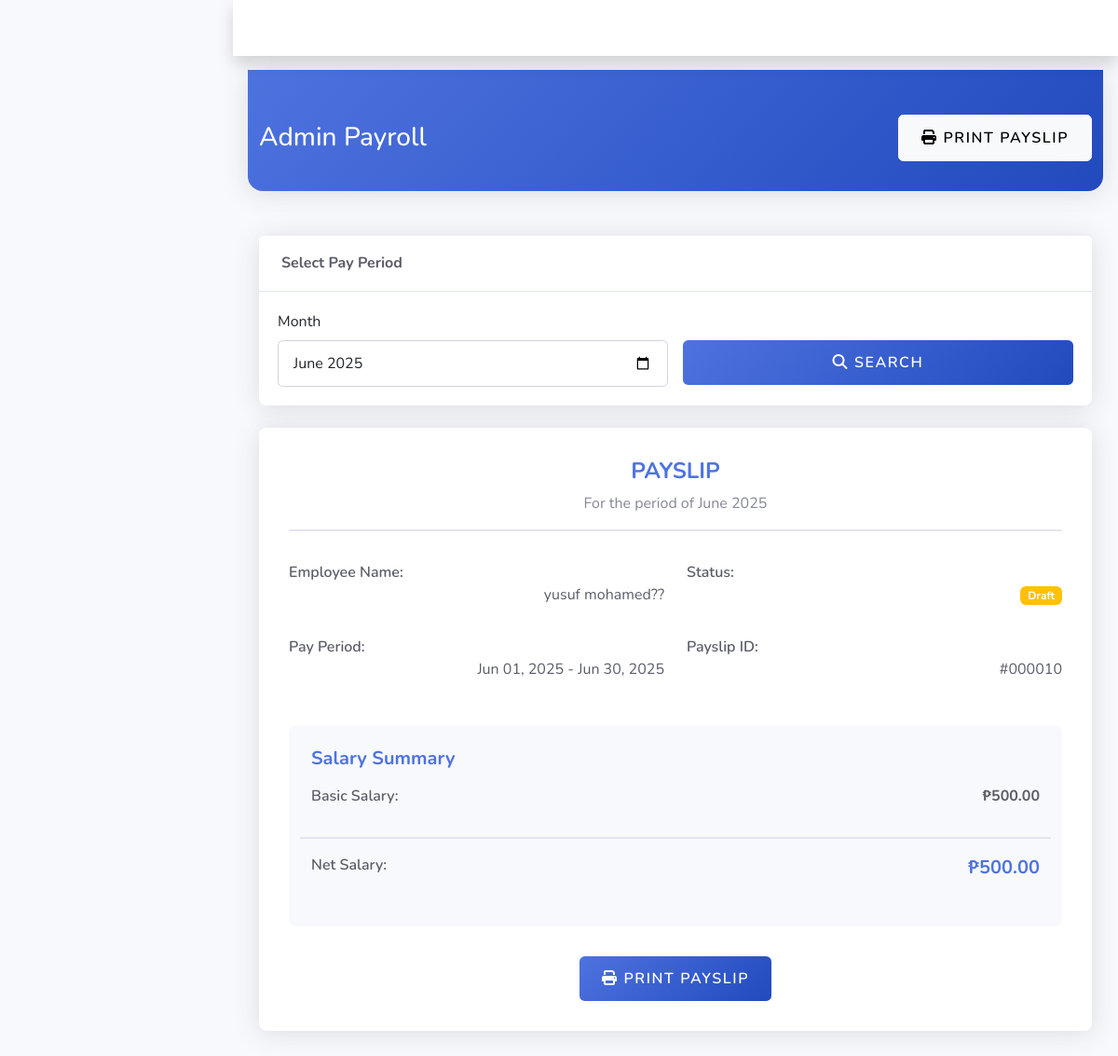
/dashboard/payroll.php (signed in), run on the app's committed database.
### tables this page shows
CREATE TABLE `payroll` (
  `payroll_id` int(11) NOT NULL,
  `employee_id` int(11) NOT NULL,
  `period_id` int(11) NOT NULL,
  `basic_salary` decimal(10,2) NOT NULL,
  `gross_salary` decimal(10,2) NOT NULL DEFAULT 0.00,
  `net_salary` decimal(10,2) NOT NULL DEFAULT 0.00,
  `status` enum('draft','approved','paid','cancelled') DEFAULT 'draft',
  `created_at` timestamp NOT NULL DEFAULT current_timestamp(),
  `updated_at` timestamp NOT NULL DEFAULT current_timestamp() ON UPDATE current_timestamp()
);

CREATE TABLE `payroll_periods` (
  `period_id` int(11) NOT NULL,
  `start_date` date NOT NULL,
  `end_date` date NOT NULL,
  `status` enum('draft','processing','completed','cancelled') DEFAULT 'draft',
  `created_by` int(11) DEFAULT NULL,
  `created_at` timestamp NOT NULL DEFAULT current_timestamp(),
  `updated_at` timestamp NOT NULL DEFAULT current_timestamp() ON UPDATE current_timestamp()
);

### dashboard/payroll.php (the view, shortened to what this page needs)
<?php
require_once '../config/database.php';
$current_month = isset($_GET['month']) ? $_GET['month'] : date('Y-m');
$role = $_SESSION['role'];
try {
    if ($role === 'admin') {
        $query = "
            SELECT
                p.*,
                CONCAT(e.first_name, ' ', e.last_name) as employee_name,
                d.dept_name as department,
                pp.start_date,
                pp.end_date,
                COALESCE(pa.amount, 0) as bonus_amount
            FROM payroll p
            JOIN employees e ON p.employee_id = e.emp_id
            JOIN departments d ON e.dept_id = d.dept_id
            JOIN payroll_periods pp ON p.period_id = pp.period_id
            LEFT JOIN payroll_adjustments pa ON p.payroll_id = pa.payroll_id AND pa.adjustment_type = 'bonus'
            WHERE DATE_FORMAT(pp.start_date, '%Y-%m') = ?
            ORDER BY pp.start_date DESC, p.created_at DESC
        ";
        $stmt = $pdo->prepare($query);
        $stmt->execute([$current_month]);
        $payrolls = $stmt->fetchAll();
    }
} catch (PDOException $e) {
    $error = "Error fetching payroll data: " . $e->getMessage();
}
?>
<!DOCTYPE html>
<html lang="en">
<head>
    <link href="https://cdn.jsdelivr.net/npm/bootstrap@5.3.2/dist/css/bootstrap.min.css" rel="stylesheet">
    <link rel="stylesheet" href="https://cdnjs.cloudflare.com/ajax/libs/font-awesome/6.4.0/css/all.min.css">
    <link rel="stylesheet" href="../assets/css/dashboard.css">
</head>
<body>
    <div class="main-content" id="main-content">
        <?php include 'includes/topbar.php'; ?>
        <div class="page-header">
            <div class="container-fluid">
                <div class="d-flex justify-content-between align-items-center">
                    <h1 class="h3 mb-0 text-white"><?php echo ucfirst($role); ?> Payroll</h1>
                    <div>
                        <button class="btn btn-light" onclick="window.print()">
                            <i class="fas fa-print"></i> Print Payslip
                        </button>
                    </div>
                </div>
            </div>
        </div>
        <div class="container-fluid">
            <div class="card mb-4">
                <div class="card-header">
                    <h6 class="m-0 font-weight-bold">Select Pay Period</h6>
                </div>
                <div class="card-body">
                    <form method="GET" class="row g-3">
                        <div class="col-md-6">
                            <label class="form-label">Month</label>
                            <input type="month" class="form-control" name="month" value="<?php echo $current_month; ?>">
                        </div>
                        <div class="col-md-6">
                            <label class="form-label">&nbsp;</label>
                            <button type="submit" class="btn btn-primary w-100">
                                <i class="fas fa-search"></i> Search
                            </button>
                        </div>
                    </form>
                </div>
            </div>
            <?php if (count($payrolls) > 0): ?>
                <?php foreach ($payrolls as $payroll): ?>
                    <div class="payslip">
                        <div class="payslip-header">
                            <h4>PAYSLIP</h4>
                            <p>For the period of <?php echo date('F Y', strtotime($payroll['start_date'])); ?></p>
                        </div>
                        <div class="payslip-details">
                            <div class="row">
                                <div class="col-md-6">
                                    <label>Employee Name:</label>
                                    <p class="value"><?php echo htmlspecialchars($payroll['employee_name']); ?></p>
                                </div>
                                <div class="col-md-6">
                                    <label>Status:</label>
                                    <p class="value">
                                        <span class="badge bg-<?php
                                            echo $payroll['status'] === 'paid' ? 'success' :
                                                ($payroll['status'] === 'approved' ? 'info' : 'warning');
                                        ?>">
                                            <?php echo ucfirst($payroll['status']); ?>
                                        </span>
                                    </p>
                                </div>
                            </div>
                            <div class="row">
                                <div class="col-md-6">
                                    <label>Pay Period:</label>
                                    <p class="value">
                                        <?php echo date('M d, Y', strtotime($payroll['start_date'])); ?> -
                                        <?php echo date('M d, Y', strtotime($payroll['end_date'])); ?>
                                    </p>
                                </div>
                                <div class="col-md-6">
                                    <label>Payslip ID:</label>
                                    <p class="value">#<?php echo str_pad($payroll['payroll_id'], 6, '0', STR_PAD_LEFT); ?></p>
                                </div>
                            </div>
                        </div>
                        <div class="payslip-summary">
                            <h5>Salary Summary</h5>
                            <div class="row">
                                <div class="col-6">
                                    <label>Basic Salary:</label>
                                </div>
                                <div class="col-6">
                                    <p class="value">₱<?php echo number_format($payroll['basic_salary'], 2); ?></p>
                                </div>
                            </div>
                            <div class="row total">
                                <div class="col-6">
                                    <label>Net Salary:</label>
                                </div>
                                <div class="col-6">
                                    <p class="value">₱<?php echo number_format($payroll['net_salary'], 2); ?></p>
                                </div>
                            </div>
                        </div>
                        <div class="text-center">
                            <button class="btn btn-primary" onclick="window.print()">
                                <i class="fas fa-print"></i> Print Payslip
                            </button>
                        </div>
                    </div>
                <?php endforeach; ?>
            <?php endif; ?>
        </div>
    </div>
</body>
</html>

### assets/css/dashboard.css (style rules this page uses)
:root { --sidebar-width: 250px; --sidebar-collapsed-width: 70px; --topbar-height: 60px; --primary-color: #4e73df; --secondary-color: #858796; --success-color: #1cc88a; --info-color: #36b9cc; --warning-color: #f6c23e; --danger-color: #e74a3b; }
body { font-family: 'Nunito', sans-serif; background-color: #f8f9fc; }
.main-content { margin-left: 250px; padding: 1rem; padding-top: 75px; transition: all 0.3s ease; min-height: 100vh; }
.card-header { background-color: white; border-bottom: 1px solid #e3e6f0; padding: 1rem; }
.card-body { padding: 1.25rem; }
.container-fluid { padding-top: 1rem; }
.card { margin-bottom: 1rem; }

### dashboard/payroll.php (style rules this page uses)
:root { --primary-color: #4e73df; --secondary-color: #858796; --success-color: #1cc88a; --info-color: #36b9cc; --warning-color: #f6c23e; --danger-color: #e74a3b; --light-color: #f8f9fc; --dark-color: #5a5c69; }
body { font-family: 'Nunito', sans-serif; background-color: #f8f9fc; }
.main-content { background-color: #f8f9fc; min-height: 100vh; }
.page-header { background: linear-gradient(135deg, var(--primary-color) 0%, #224abe 100%); padding: 2rem 0; margin-bottom: 2rem; color: white; border-radius: 0 0 1rem 1rem; box-shadow: 0 0.15rem 1.75rem 0 rgba(58, 59, 69, 0.15); }
.card { border: none; border-radius: 0.5rem; box-shadow: 0 0.15rem 1.75rem 0 rgba(58, 59, 69, 0.15); margin-bottom: 1.5rem; }
.card-header { background-color: white; border-bottom: 1px solid #e3e6f0; padding: 1.25rem 1.5rem; }
.card-header h6 { font-weight: 700; color: var(--dark-color); margin: 0; }
.payslip { background: white; border-radius: 0.5rem; padding: 2rem; margin-bottom: 1.5rem; box-shadow: 0 0.15rem 1.75rem 0 rgba(58, 59, 69, 0.15); }
.payslip-header { text-align: center; margin-bottom: 2rem; padding-bottom: 1rem; border-bottom: 2px solid #e3e6f0; }
.payslip-header h4 { color: var(--primary-color); font-weight: 700; margin-bottom: 0.5rem; }
.payslip-header p { color: var(--secondary-color); margin-bottom: 0; }
.payslip-details { margin-bottom: 2rem; }
.payslip-details .row { margin-bottom: 1rem; }
.payslip-details label { font-weight: 600; color: var(--dark-color); }
.payslip-details .value { text-align: right; color: var(--dark-color); }
.payslip-summary { background-color: #f8f9fc; padding: 1.5rem; border-radius: 0.5rem; margin-bottom: 2rem; }
.payslip-summary h5 { color: var(--primary-color); font-weight: 700; margin-bottom: 1rem; }
.payslip-summary .row { margin-bottom: 0.5rem; }
.payslip-summary label { font-weight: 600; color: var(--dark-color); }
.payslip-summary .value { text-align: right; font-weight: 700; color: var(--dark-color); }
.payslip-summary .total { border-top: 2px solid #e3e6f0; padding-top: 1rem; margin-top: 1rem; }
.payslip-summary .total .value { color: var(--primary-color); font-size: 1.25rem; }
.btn { padding: 0.75rem 1.5rem; font-weight: 600; text-transform: uppercase; letter-spacing: 0.1em; border-radius: 0.35rem; transition: all 0.2s ease; }
.btn-primary { background: linear-gradient(135deg, var(--primary-color) 0%, #224abe 100%); border: none; }
.form-control, .form-select { border-radius: 0.35rem; border: 1px solid #d1d3e2; padding: 0.75rem 1rem; }

### data on the page
payroll: period.start_date "June 2025", employee_name "yusuf mohamed??", status "Draft", period.start_date "Jun 01, 2025", period.end_date "Jun 30, 2025", payroll_id "000010", basic_salary "500.00", net_salary "500.00"

### other printed values
$role "Admin"
